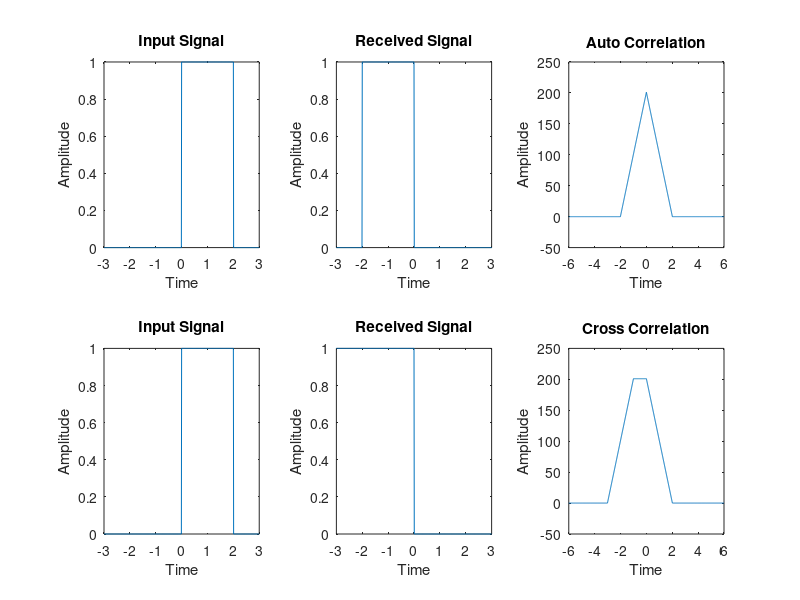

The MATLAB script that drew this image:
close all
clear all

t1 = -3:0.01:3;
x = 1.*((t1>=0)&(t1<=2))+0.*((t1<0)&(t1>2));

t2 = -t1;

a = min(t1)+min(t2);
b = max(t1)+max(t2);

t = a:0.01:b;
RXX = xcorr(x,x);

subplot(2,3,1);
plot(t1,x);
xlabel("Time");
ylabel("Amplitude");
title("Input Signal");

subplot(2,3,2);
plot(t2,x);
xlabel("Time");
ylabel("Amplitude");
title("Received Signal");

subplot(2,3,3);
plot(t,RXX);
xlabel("Time");
ylabel("Amplitude");
title("Auto Correlation");

%Cross Correlation
t1 = -3:0.01:3;
x = 1.*((t1>=0)&(t1<=2))+0.*((t1<0)&(t1>2));

t2 = -3:0.01:3;
y = 1.*((t2>=0)&(t2<=3))+0.*((t2<0)&(t2>3));
t3 = -t2;

a = min(t1)+min(t3);
b = max(t1)+max(t3);

t = a:0.01:b;
RXY = xcorr(x,y);

subplot(2,3,4);
plot(t1,x);
xlabel("Time");
ylabel("Amplitude");
title("Input Signal");

subplot(2,3,5);
plot(t3,y);
xlabel("Time");
ylabel("Amplitude");
title("Received Signal");

subplot(2,3,6);
plot(t,RXY);
xlabel("Time");
ylabel("Amplitude");
title("Cross Correlation");